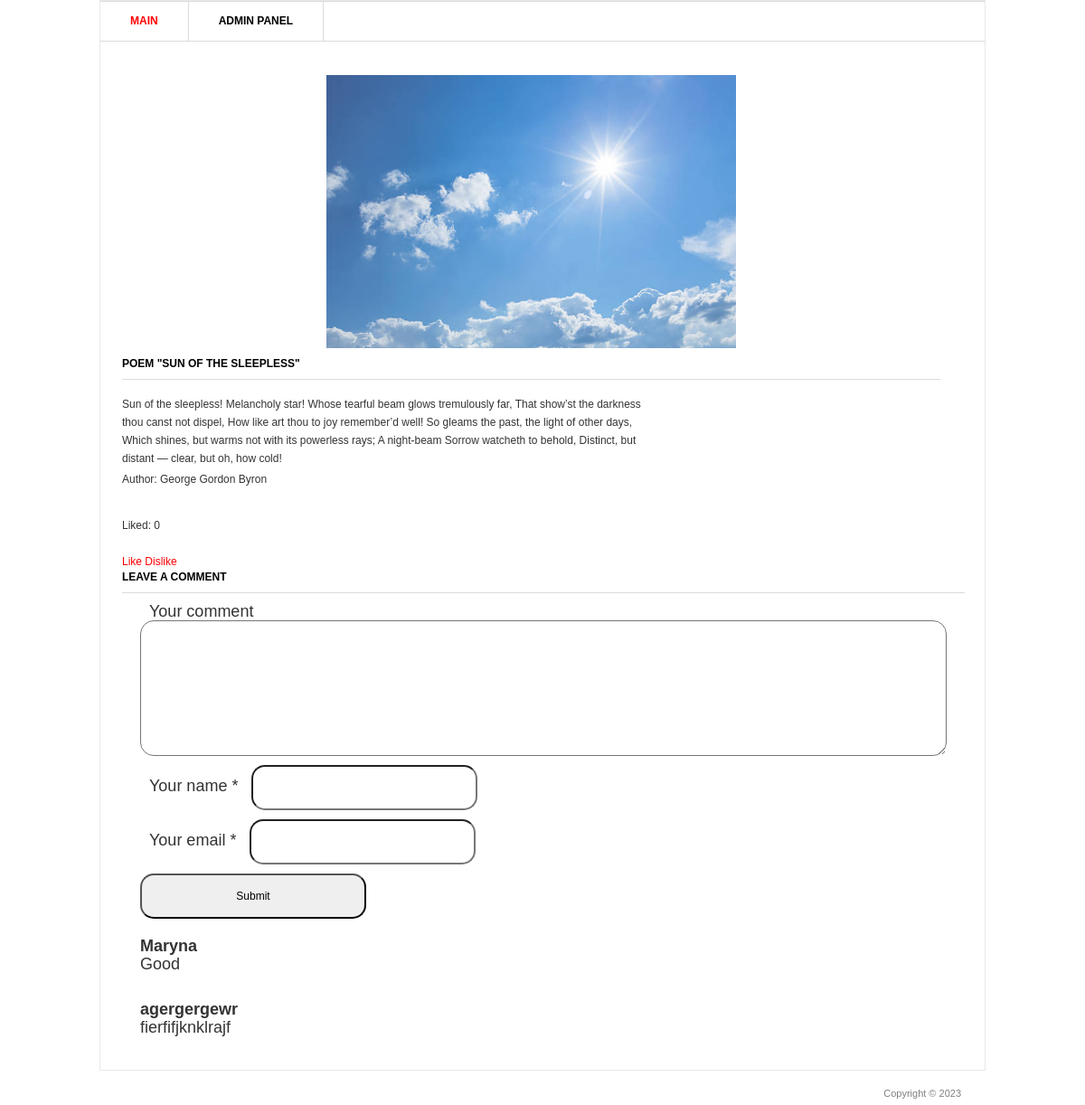
/1/, run on the app's committed database.
### blog/models.py (models this page shows, shortened)
class Post(models.Model):
    title = models.CharField('Post title', max_length=100)
    description = models.TextField('Post text')
    author = models.CharField('Author`s name', max_length=100)
    date = models.DateField('Publication date')
    img = models.ImageField('Image', upload_to='image/%Y')
    class Meta:
        verbose_name = 'Post'
        verbose_name_plural = 'Posts'

class Comments(models.Model):
     email = models.EmailField()
     name = models.CharField('Name', max_length=50)
     text_comments = models.TextField('Text of the comment', max_length=2000)
     post = models.ForeignKey(Post, verbose_name='Publication', on_delete=models.CASCADE)
     class Meta:
        verbose_name = 'Comment'
        verbose_name_plural = 'Comments'

### blog/views.py (the view)
# urls.py: path('<int:pk>/', views.PostDetail.as_view()),
class PostDetail(View):
    def get(self, request, pk):
        post = Post.objects.get(id=pk)
        return render(request, 'blog/blog_detail.html', {'post': post})

### templates/blog/blog_detail.html (shortened to what this page needs)
{% load static %}
<html>
<head>
    <link rel="stylesheet" href="{% static 'css/style.css' %}" type="text/css" media="all" />
</head>
<body>
    <div class="shell">
        <div class="border">
            <div id="navigation">
                <ul>
                    <li><a href="/" class="active">Main</a></li>
                    <li><a href="/admin">Admin panel</a></li>
                </ul>
            </div>
            <div id="main">
                <div id="content" class="left">
                    <p align="center">
                        <a href="#"><img src="{{ post.img.url }}" width="50%" /></a>
                    </p>
                    <div class="projects">
                        <h3>{{ post.title }}</h3>
                        <div class="item">
                            <div class="text left">
                                <p>{{ post.description }}</p>
                                <p>Author: {{ post.author }}</p>
                            </div>
                        </div>
                    </div>
                </div>
                <div>
                    <br>
                    <p>Liked: {{ post.likes_set.all.count }}</p>
                    <br>
                    <a href="{% url 'add_likes' post.id %}">Like</a>
                    <a href="{% url 'del_likes' post.id %}">Dislike</a>
                </div>
                <div class="form-comment">
                    <h3>Leave a comment</h3>
                    <div>
                        <form action="{% url 'add_comments' post.id %}" method="post">
                            <div>
                                <label>Your comment</label>
                                <textarea name="text_comments"></textarea>
                            </div>
                            <div>
                                <label>Your name *</label>
                                <input type="text" name="name">
                            </div>
                            <div>
                                <label>Your email *</label>
                                <input type="email" name="email">
                            </div>
                            <div><input type="submit"></div>
                        </form>
                    </div>
                </div>
                <div>
                    {% for comment in post.comments_set.all %}
                        <div class="view-comment">
                            <h4>{{ comment.name }}</h4>
                            <p>
                                {{ comment.text_comments }}
                            </p>
                        </div>
                    {% endfor %}
                </div>
            </div>
        </div>
        <div id="footer">
            <p class="copy right">Copyright &copy; 2023 </p>
        </div>
    </div>
</body>
</html>

### static/css/style.css (style rules this page uses)
* { margin: 0; padding: 0; outline:0; }
body { font-size: 12px; line-height: 20px; font-family: Georgia, Arial, Helvetica, Sans-Serif; color: #333; background: url() repeat 0 0; }
a { color: #ff0000; text-decoration: none; cursor:pointer; }
a img { border: 0; }
input, textarea, select { font-family: Arial, Helvetica, sans-serif; font-size:12px; }
textarea { overflow:auto; }
.left, .alignleft { float: left; display: inline; }
.right, .alignright { float: right; display: inline; }
.shell { width: 980px; margin: 0 auto; }
.border { border: 1px solid #e8e8e8; background: #fff; position: relative; }
#navigation { height: 43px; border-top: 1px solid #dbdbdb; border-bottom: 1px solid #dbdbdb; }
#navigation ul { list-style: none; }
#navigation ul li { float: left; height: 43px; border-right: 1px solid #dbdbdb; font-size: 12px; line-height: 43px; font-weight: bold; text-transform: uppercase; }
#navigation ul li a { float: left; height: 43px; color: #000; padding: 0 33px; }
#navigation ul li a:hover, #navigation ul li a.active { color: #ff0000; text-decoration: none; }
#main { width: 932px; padding: 37px 24px 17px 24px; }
#main h3 { font-size: 12px; line-height: 15px; color: #000; text-transform: uppercase; border-bottom: 1px solid #dbdbdb; padding: 0 0 9px 0; }
#content { width: 905px; }
.projects { padding: 10px 0 0 0; }
.projects h3 { margin: 0 0 17px 0; }
.projects .item { margin: 0 0 28px 0; }
.projects .text { width: 600px; }
.projects .text p { padding: 0 0 3px 0; }
#footer { font-family: Arial, sans-serif; font-size: 11px; line-height: 14px; color: #7f7f7f; padding: 18px 27px 20px 38px; }
.form-comment { font-size: 18px; }
.form-comment label { margin: 10px 10px; }
.form-comment input { border-radius: 15px; padding: 15px; height: 50px; width: 250px; }
.form-comment textarea { border-radius: 15px; padding: 15px; height: 150px; width: 100%; resize: vertical; }
.form-comment div { margin: 10px; }
.view-comment { padding: 10px; margin: 10px; font-size: 18px; border-radius: 15px; }

### data on the page
Post: img (picture), title "POEM \"SUN OF THE SLEEPLESS\"", description "Sun of the sleepless! Melancholy star! Whose tearful beam glows tremulously far, That show’st the darkness thou canst not dispel, How like art thou to joy remember’d well! So gleams the past, the light of other days, Which shines, but warms not with its powerless rays; A night-beam Sorrow watcheth to behold, Distinct, but distant — clear, but oh, how cold!", author "George Gordon Byron", likes_set.all.count "0"
Comments: name "Maryna", text_comments "Good"
Comments: name "agergergewr", text_comments "fierfifjknklrajf"
